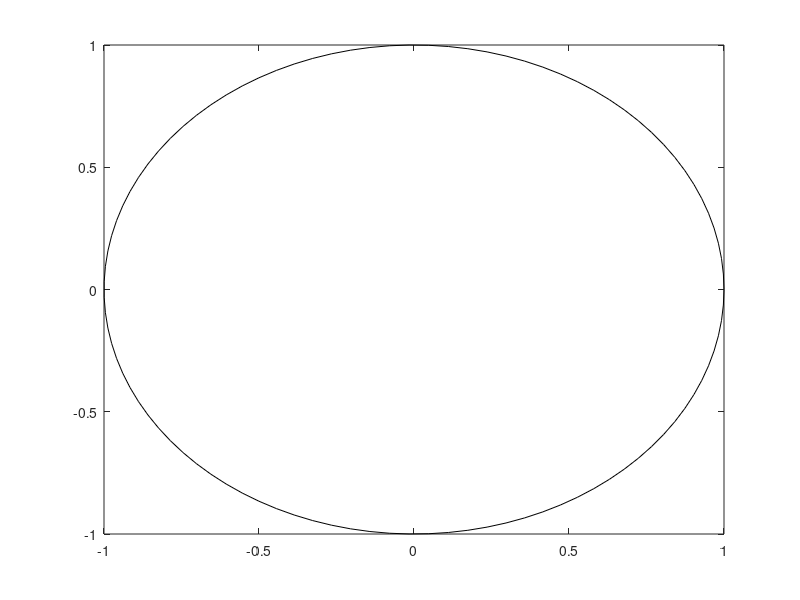

Here is the MATLAB script that generated this plot: (Note: this script raises an error after producing the figure.)
% What time is it?
t = linspace(0,2*pi,100);
plot(cos(t),sin(t),'k')

% Draw the clock face
for n = 1:12
    ang = pi/2 - n*2*pi/12;
    text(0.9*cos(ang),0.9*sin(ang),num2str(n), ...
        HorizontalAlignment="center", ...
        VerticalAlignment="middle")
end

set(gcf,Color="white")
axis equal
axis off
axis([-1 1 -1 1])

hr_hand  = line([0 0],[0 1],LineWidth=6);
min_hand = line([0 0],[0 1],LineWidth=2);

%%
% What time is it?
t = 3.5;                                              % 1 .. 3

% Draw the hands
m = 60*(t - floor(t));
min_angle = pi/2 - m/60*2*pi;
hr_angle  = pi/2 - t/12*2*pi;

set(hr_hand, XData=[0  0.5*cos(hr_angle)],YData=[0  0.5*sin(hr_angle)])
set(min_hand,XData=[0 0.8*cos(min_angle)],YData=[0 0.8*sin(min_angle)])
